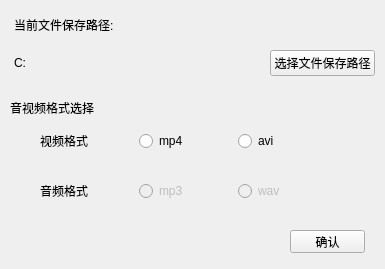
<?xml version="1.0" encoding="UTF-8"?>
<ui version="4.0">
 <class>Form</class>
 <widget class="QWidget" name="Form">
  <property name="geometry">
   <rect>
    <x>0</x>
    <y>0</y>
    <width>385</width>
    <height>269</height>
   </rect>
  </property>
  <property name="windowTitle">
   <string>初始化配置</string>
  </property>
  <widget class="QPushButton" name="file_ok">
   <property name="geometry">
    <rect>
     <x>290</x>
     <y>230</y>
     <width>75</width>
     <height>23</height>
    </rect>
   </property>
   <property name="text">
    <string>确认</string>
   </property>
  </widget>
  <widget class="QLabel" name="label">
   <property name="geometry">
    <rect>
     <x>10</x>
     <y>100</y>
     <width>101</width>
     <height>16</height>
    </rect>
   </property>
   <property name="text">
    <string>音视频格式选择</string>
   </property>
  </widget>
  <widget class="QWidget" name="layoutWidget">
   <property name="geometry">
    <rect>
     <x>14</x>
     <y>5</y>
     <width>361</width>
     <height>71</height>
    </rect>
   </property>
   <layout class="QVBoxLayout" name="verticalLayout">
    <item>
     <layout class="QHBoxLayout" name="horizontalLayout_2">
      <item>
       <widget class="QLabel" name="show_file_path_label">
        <property name="styleSheet">
         <string notr="true"/>
        </property>
        <property name="text">
         <string>当前文件保存路径:</string>
        </property>
       </widget>
      </item>
      <item>
       <spacer name="horizontalSpacer">
        <property name="orientation">
         <enum>Qt::Orientation::Horizontal</enum>
        </property>
        <property name="sizeHint" stdset="0">
         <size>
          <width>40</width>
          <height>20</height>
         </size>
        </property>
       </spacer>
      </item>
     </layout>
    </item>
    <item>
     <layout class="QHBoxLayout" name="horizontalLayout">
      <item>
       <widget class="QLabel" name="file_path_label">
        <property name="sizePolicy">
         <sizepolicy hsizetype="Minimum" vsizetype="Preferred">
          <horstretch>0</horstretch>
          <verstretch>0</verstretch>
         </sizepolicy>
        </property>
        <property name="minimumSize">
         <size>
          <width>0</width>
          <height>20</height>
         </size>
        </property>
        <property name="text">
         <string>C:</string>
        </property>
       </widget>
      </item>
      <item>
       <widget class="QPushButton" name="choice_file_path_button">
        <property name="sizePolicy">
         <sizepolicy hsizetype="Fixed" vsizetype="Fixed">
          <horstretch>0</horstretch>
          <verstretch>0</verstretch>
         </sizepolicy>
        </property>
        <property name="text">
         <string>选择文件保存路径</string>
        </property>
       </widget>
      </item>
     </layout>
    </item>
   </layout>
  </widget>
  <widget class="QWidget" name="layoutWidget">
   <property name="geometry">
    <rect>
     <x>40</x>
     <y>180</y>
     <width>291</width>
     <height>22</height>
    </rect>
   </property>
   <layout class="QHBoxLayout" name="horizontalLayout_3">
    <item>
     <widget class="QLabel" name="label_3">
      <property name="text">
       <string>音频格式</string>
      </property>
     </widget>
    </item>
    <item>
     <widget class="QRadioButton" name="radioButton_mp3">
      <property name="enabled">
       <bool>false</bool>
      </property>
      <property name="text">
       <string>mp3</string>
      </property>
     </widget>
    </item>
    <item>
     <widget class="QRadioButton" name="radioButton_wav">
      <property name="enabled">
       <bool>false</bool>
      </property>
      <property name="text">
       <string>wav</string>
      </property>
     </widget>
    </item>
   </layout>
  </widget>
  <widget class="QWidget" name="layoutWidget">
   <property name="geometry">
    <rect>
     <x>40</x>
     <y>130</y>
     <width>291</width>
     <height>22</height>
    </rect>
   </property>
   <layout class="QHBoxLayout" name="horizontalLayout_4">
    <item>
     <widget class="QLabel" name="label_2">
      <property name="text">
       <string>视频格式</string>
      </property>
     </widget>
    </item>
    <item>
     <widget class="QRadioButton" name="radioButton_mp4">
      <property name="text">
       <string>mp4</string>
      </property>
     </widget>
    </item>
    <item>
     <widget class="QRadioButton" name="radioButton_avi">
      <property name="text">
       <string>avi</string>
      </property>
     </widget>
    </item>
   </layout>
  </widget>
 </widget>
 <resources/>
 <connections/>
</ui>
